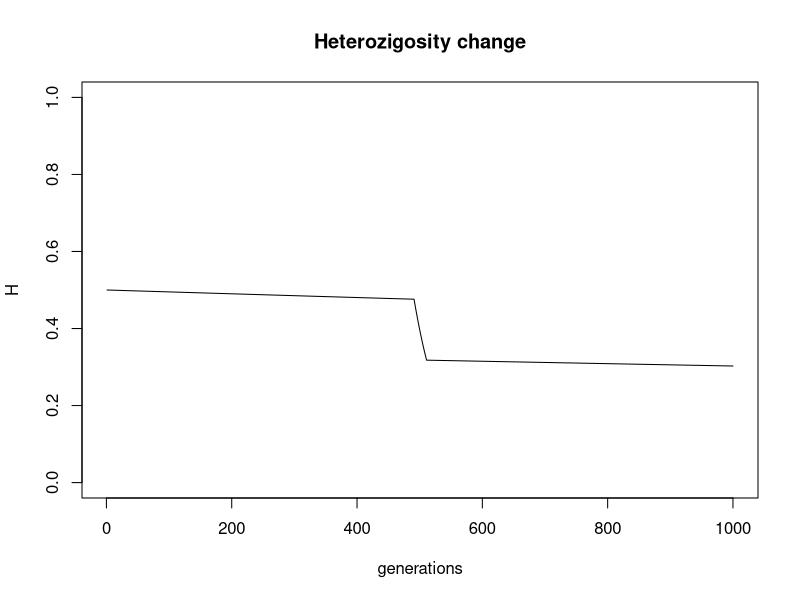

The R source for this figure:
# Genetic Drift with variable population size

# Um único gargalo populacional. Explore outros valores de gargalo, e tente também fazer gargalos seriados.
N <- c(rep(10000,490), rep(50,20), rep(10000,490))

# Number of generations
ngens <- length(N)

# Population of individuals '0' or '1':
pop <- rep(0:1, each = N[1]/2)

# Vector with the frequencies of allele 0 through the 'ngens' generations 
freqs <- numeric(ngens)

# 1st element of vector will be the allele frequency in parent generation 'pop':
freqs[1] <- mean(pop == 0)

# vector of heterozigosities through the 'ngens' generations
het <- numeric(ngens)
het[1] <- mean(pop == 0)

for(i in 2:ngens) {
    
    # the next generation is a random sample of the parental population:
    pop <- sample(pop, size = N[i], replace = TRUE)
    
    # allele frequency in the ith generation:
    freqs[i] <- mean(pop == 0)
    
    
    
######### 
# Nesse trecho do código, nós usamos as fórmulas vistas em aula para documentar
# como esperamos que seja a perda de diversidade genética nessa popuplação com N variável.
    
# Essa porção do código calcula como H vai mudando, sempre atualizando o N para os valores especificados lá no início.
het[i] <- het[i - 1] * (1 - (1/(N[i - 1])))
}

plot(het, type = "l", ylim = c(0, 1),
     xlab = "generations", ylab = "H", 
     main = "Heterozigosity change")

